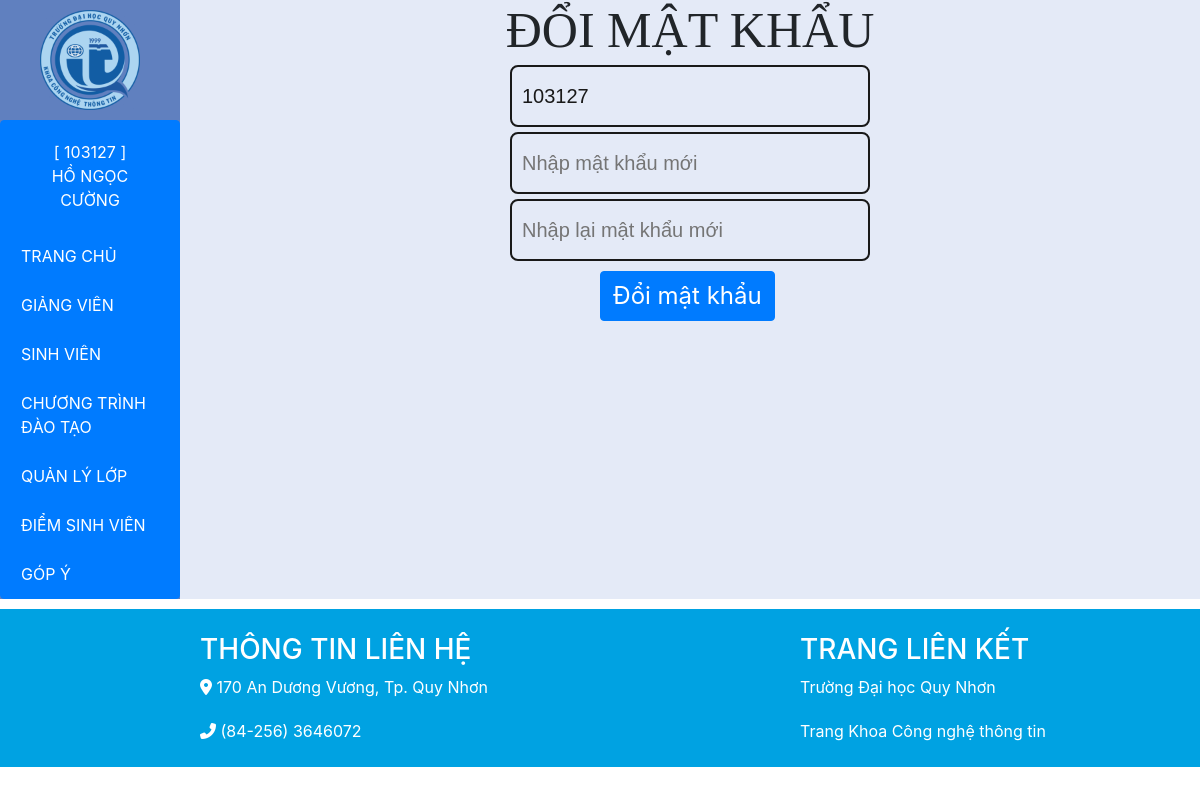
The page /DoiMatKhauAD.php (signed in) on the database its author committed.
### tables this page shows
CREATE TABLE IF NOT EXISTS `giang_vien` (
  `MaGiangVien` varchar(10) NOT NULL,
  `HoTen` tinytext,
  `NgaySinh` date DEFAULT NULL,
  `GioiTinh` tinytext,
  `DanToc` tinytext,
  `SoCMND` varchar(15) DEFAULT NULL,
  `TonGiao` tinytext,
  `QueQuan` text,
  `SDT` varchar(11) DEFAULT NULL,
  `Email` varchar(50) DEFAULT NULL,
  `ChucVu` tinytext,
  `CoVanHocTap` tinytext,
  `MatKhau` varchar(50) DEFAULT NULL,
  `Job` tinytext,
  PRIMARY KEY (`MaGiangVien`)
);

### site.php (called while the page is built, shortened)
<?php
    function load_menuAD()
    {
        require('menuAD.php');
    }
    function load_footer()
	{
		require('Footer.php');
	}
?>

### DoiMatKhauAD.php (the view, shortened to what this page needs)
<!DOCTYPE html>
<?php
    require 'site.php';
?>
<html lang="en">
<head>
    <link rel="stylesheet" href="https://cdn.jsdelivr.net/npm/bootstrap@4.6.1/dist/css/bootstrap.min.css">
    <link rel="stylesheet" href="StyleChung/style.css">
    <link rel="stylesheet" href="StyleChung/styletrangchu.css">
    <link rel="stylesheet" href="StyleChung/styleDMK.css">
</head>
<body>
    <form action="DoiMatKhauAD.php" method="POST" class="container-items">
        <div class="home">
            <div class="home-items home-ad">
                <?php
                    load_menuAD();
                ?>
                <?php
                    $kn = mysqli_connect("localhost", "root", "", "du_an_cong_thong_tin_sinh_vien_khoa_cntt") or die("chưa kết nối");
                    $sql1 = "select * from giang_vien  where MaGiangVien='".$_SESSION['Username']."'";
                    $kq1 = mysqli_query($kn,$sql1);
                    $row = mysqli_fetch_array($kq1);
                    $txtMaSV = $row['MaGiangVien'];
                ?>
                <div class="container-ad">
                    <div class="container-ad-items">
                        <div>
                            <div>
                                <h1 style="text-align: center; margin: 0px">ĐỔI MẬT KHẨU</h1>
                                <input style="margin: 5px auto 5px auto;" class="text" type="text" name="txtUserName"
                                    value="<?php echo $txtMaSV; ?>">
                                <input style="margin: 5px auto 5px auto;" class="text" type="password" name="txtMKMoi"
                                    placeholder="Nhập mật khẩu mới">
                                <input style="margin: 5px auto 5px auto;" class="text" type="password"
                                    name="txtNhapLaiMK" placeholder="Nhập lại mật khẩu mới">
                                <tr>
                                    <td style="text-align: center">
                                        <button class="btn btn-primary" name="btn_DMK" value="btn_DMK"
                                            style="margin: 5px auto 5px 420px;font-size: 24px;cursor: pointer;text-align: center;text-decoration: none;outline: none">
                                            <span> Đổi mật khẩu </span>
                                        </button>
                                    </td>
                                </tr>
                            </div>
                        </div>
                    </div>
                </div>
            </div>
        </div>
    </form>
</body>
</html>

### MenuAD.php (shortened to what this page needs)
<div class="menu-ad">
    <div class="logo">
        <img src="./image/logo1.png" alt="">
    </div>
    <?php
        $kn = mysqli_connect("localhost", "root", "", "du_an_cong_thong_tin_sinh_vien_khoa_cntt") or die("chưa kết nối");
        $tim_TT = "select * from giang_vien where MaGiangVien = '".$_SESSION['Username']."'";
        $ketqua_TT = mysqli_query($kn, $tim_TT);
        $row_TT = mysqli_fetch_array($ketqua_TT);
    ?>
    <ul class="nav list-group" style="flex-wrap: nowrap;">
        <li class="list-group-item nav-item active">
            <button class="btn" data-toggle="collapse" data-target="#demo1">
                <a class="link" style="color: white;"><?php echo ' [ '. $row_TT['MaGiangVien'] . ' ]'; ?></a>
                <a class="link" style="color: white" ><?php echo $row_TT['HoTen']; ?></a>
            </button>
        </li>
        <li class="list-group-item nav-item active"><a class="link" href="TrangchuAD.php">Trang chủ</a></li>
        <li class="list-group-item nav-item active"><a class="link" href="QuanLyGiangVien.php">Giảng viên</a></li>
        <li class="list-group-item nav-item active"><a class="link" href="QuanLySinhVien.php">Sinh viên</a></li>
        <li class="list-group-item nav-item active"><a class="link" href="ChuongTrinhHoc.php">Chương trình đào tạo</a></li>
        <li class="list-group-item nav-item active">
            <a class="link" href="#" style="color: white" data-toggle="collapse" data-target="#demo">Quản lý lớp</a>
        </li>
        <li class="list-group-item nav-item active"><a class="link" href="QuanLyDiemHocTap.php">Điểm sinh viên</a></li>
        <li class="list-group-item nav-item active"><a class="link" href="QuanLyGopY.php">Góp ý</a></li>
    </ul>
</div>

### StyleChung/style.css (style rules this page uses)
:root { --white-color: #fff; --black-color: #000; --primary-color: #6080BF; --text-color: #333; --blue-color: #6080BF; --primary1-color: #03178C; --nen-color: #e4eaf7; }

### StyleChung/styletrangchu.css (style rules this page uses)
.home { width: 100%; box-sizing: inherit; }
.home-items { width: 1200px; max-width: 100%; margin: 0 auto; }
.logo { display: flex; justify-content: center; background-color: var(--nen-color); }
.logo img { height: 100px; }
.link { display: block; text-decoration: none; color: var(--white-color); padding-top: 14px; padding-bottom: 16px; transition: 0.4s; text-transform: uppercase; }
.home-ad { display: flex; }
.menu-ad { width: 15%; background: var(--primary-color); }
.menu-ad .logo { margin-bottom: 10px; padding-top: 10px; background-color: var(--primary-color); }
.container-ad { background-color: var(--nen-color); width: 85%; }
.container-ad-items { height: auto; background-color: var(--nen-color); }

### StyleChung/styleDMK.css (style rules this page uses)
.text { font-family: 'Gill Sans', 'Gill Sans MT', Calibri, 'Trebuchet MS', sans-serif; border:0; background: none; display: block; margin: 5px auto 5px 420px; border: 2px solid #191919; padding: 14px 10px; width: 360px; outline: none; color:#191919; border-radius: 8px; transition: 0.25s; font-size: 20px; }
h1 { font-family: Cambria, Cochin, Georgia, Times, 'Times New Roman', serif; font-size: 50px; margin: 0px auto 20px 420px; }

### MenuAD.php (style rules this page uses)
.link { padding: 0; }
.active { background-color: var(--primary-color); }

### rows shown on the page
giang_vien: MaGiangVien "103127", HoTen "HỒ NGỌC CƯỜNG", txtUserName "103127"
